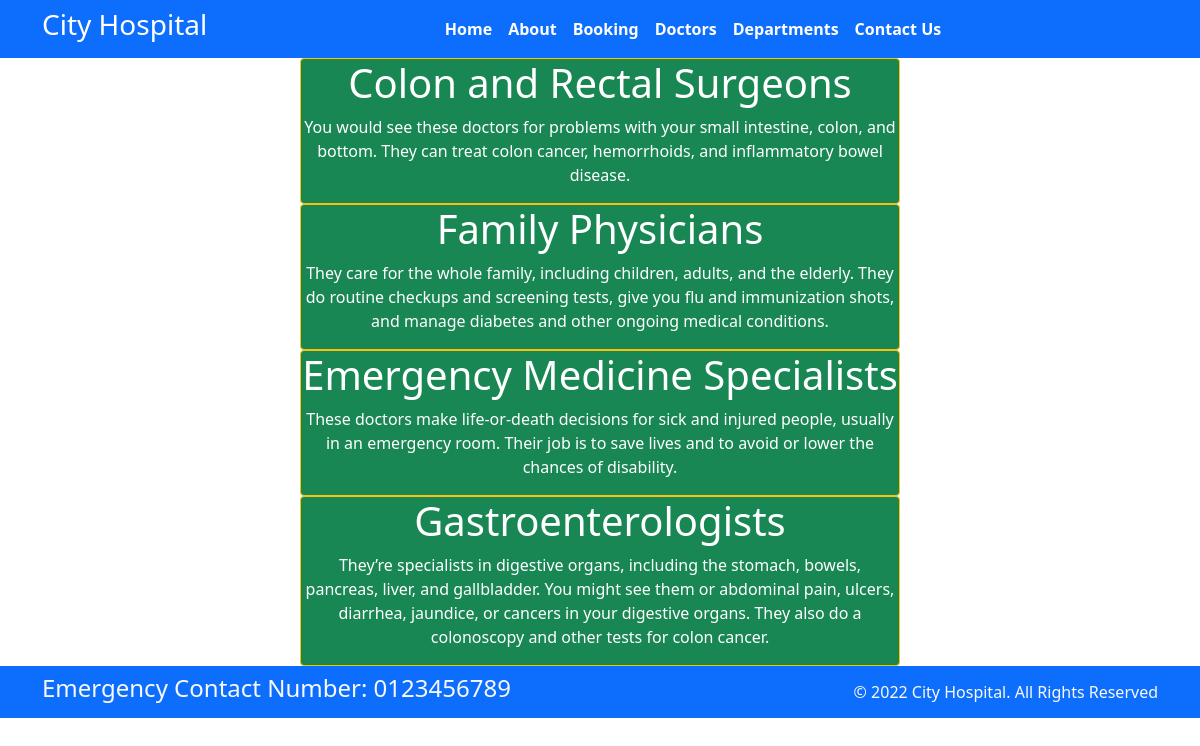
Screenshot of /departments/ with the database file from the repository.
### home/models.py (models this page shows, shortened)
class Departments(models.Model):
    dep_name=models.CharField(max_length=100)
    dep_description=models.TextField()

### home/views.py (the view)
# urls.py: path('departments/',views.departments,name='departments'),
def  departments(request):
    dict_dept={
        'dept':Departments.objects.all()
    }
    return render(request,'departments.html',dict_dept)

### templates/departments.html (shortened to what this page needs)
{% extends 'base.html'%}
{% block content %}
{% for d in dept %}
<div class="mx-auto  w-50 bg-success text-center text-white my-15 border border-warning rounded">
<h1> {{d.dep_name}}</h1>
<p> {{d.dep_description}} </p>
</div>
{% endfor %}
{% endblock %}

### rows the page displays
Departments: dep_name "Colon and Rectal Surgeons", dep_description "You would see these doctors for problems with your small intestine, colon, and bottom. They can treat colon cancer, hemorrhoids, and inflammatory bowel disease."
Departments: dep_name "Family Physicians", dep_description "They care for the whole family, including children, adults, and the elderly. They do routine checkups and screening tests, give you flu and immunization shots, and manage diabetes and other ongoing medical conditions."
Departments: dep_name "Emergency Medicine Specialists", dep_description "These doctors make life-or-death decisions for sick and injured people, usually in an emergency room. Their job is to save lives and to avoid or lower the chances of disability."
Departments: dep_name "Gastroenterologists", dep_description "They’re specialists in digestive organs, including the stomach, bowels, pancreas, liver, and gallbladder. You might see them or abdominal pain, ulcers, diarrhea, jaundice, or cancers in your digestive organs. They also do a colonoscopy and other tests for colon cancer."
